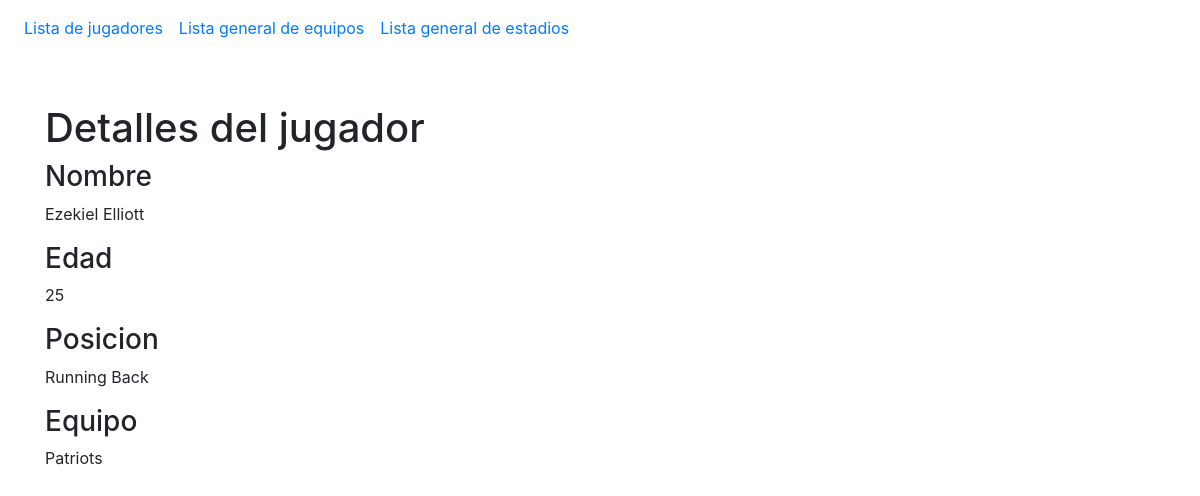
The page /jugadores/5 on the database its author committed.
### aplicacion/models.py (models this page shows)
class Jugador(models.Model):
    nombre=models.CharField(max_length=100)
    apellido=models.CharField(max_length=100)
    edad=models.IntegerField()
    posicion=models.CharField(max_length=100)
    equipo=models.ForeignKey(Equipo, on_delete=models.CASCADE)

class Equipo(models.Model):
    nombre=models.CharField(max_length=100)
    fundacion=models.IntegerField()
    estadio=models.CharField(max_length=100)
    def __str__(self):
        return self.nombre

### aplicacion/views.py (the view)
# urls.py: path('jugadores/<int:pk>', views.jugadorDetalle, name='jugadorDetalle'),
def jugadorDetalle(request, pk):
    jugador=Jugador.objects.get(id=pk)
    queryset={
        'jugador':jugador
    }
    return render(request, 'jugadorDetalle.html', queryset)

### aplicacion/templates/jugadorDetalle.html (shortened to what this page needs)
{% extends 'index.html' %}
{% block contenido %}
    <h1>Detalles del jugador</h1>
    <h3>Nombre</h3>
    <p>{{jugador.nombre}} {{jugador.apellido}}</p>
    <h3>Edad</h3>
    <p>{{jugador.edad}}</p>
    <h3>Posicion</h3>
    <p>{{jugador.posicion}}</p>
    <h3>Equipo</h3>
    <p>{{jugador.equipo}}</p>
{% endblock contenido %}

### rows shown on the page
Jugador: nombre "Ezekiel", apellido "Elliott", edad "25", posicion "Running Back", equipo "Patriots"
